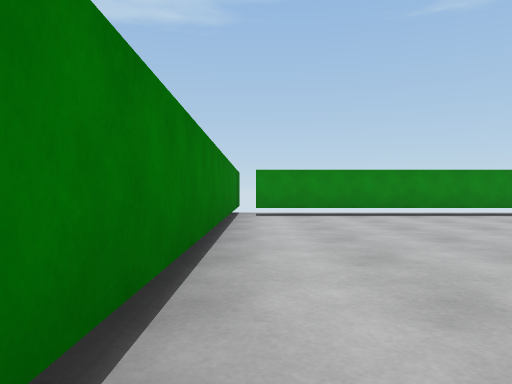
[1] (above)

23 first-person views from a walk through a scene from a Unity 3-D project. The camera is 0.62 m above the floor, looks level and sees 70° across. The floor is counted in squares, 1 m on a side. Each view is taken from the middle of a square. On the plan, view 1 faces up. The plan holds only what a view shows up to about 10 squares ahead; the rest is blank. The player character is not drawn.

[2]
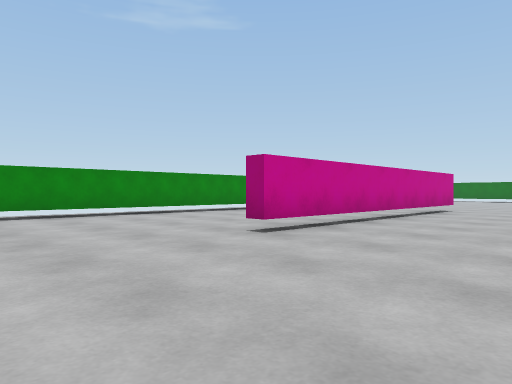

[3]
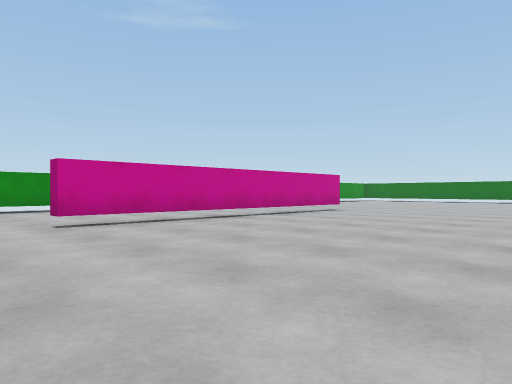

[4]
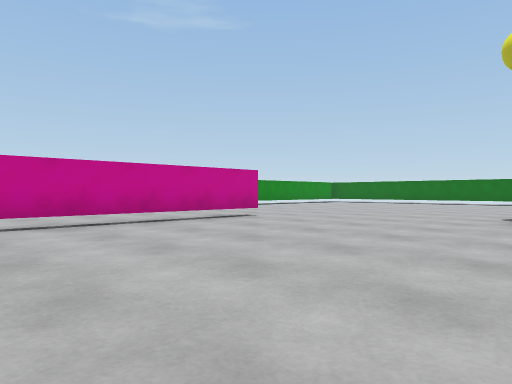

[5]
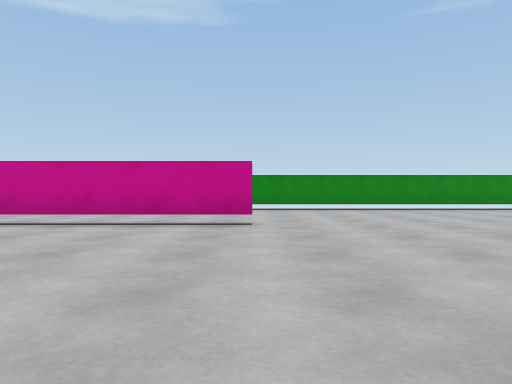

[6]
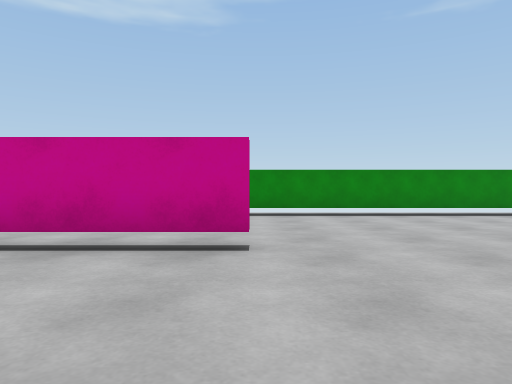

[7]
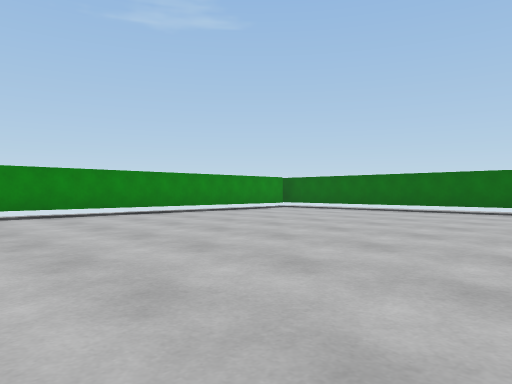

[8]
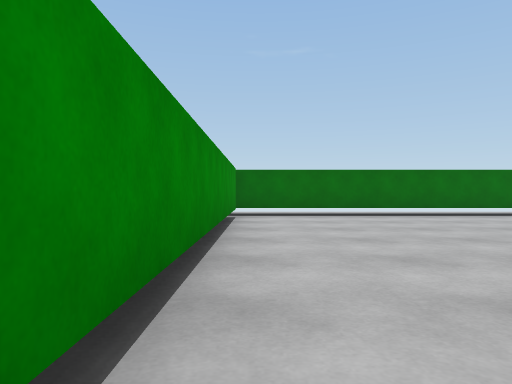

[9]
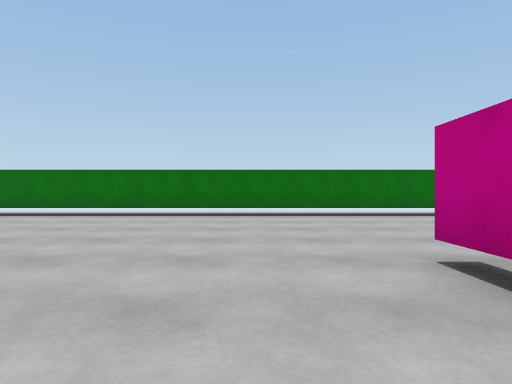

[10]
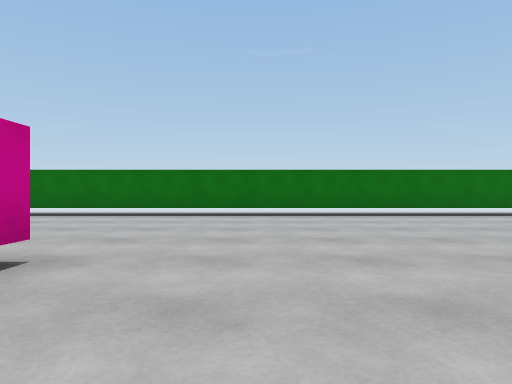

[11]
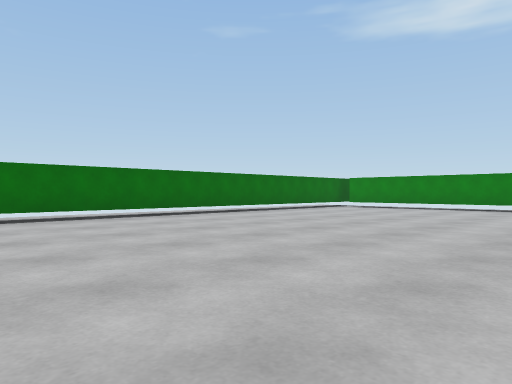

[12]
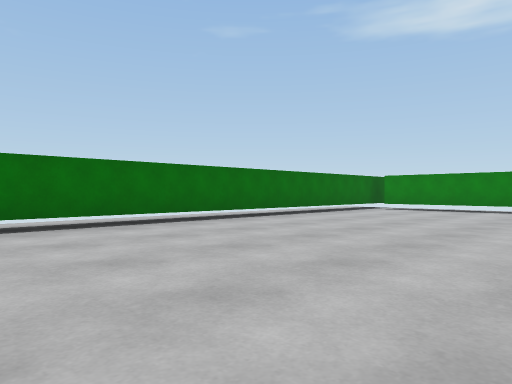

[13]
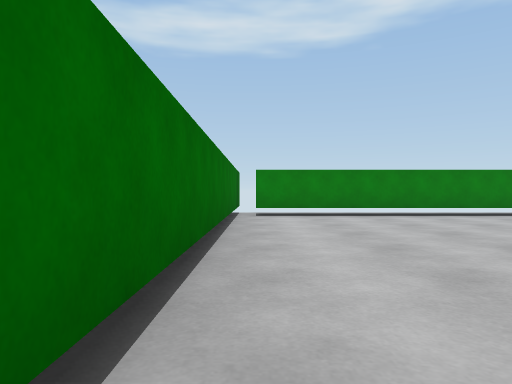

[14]
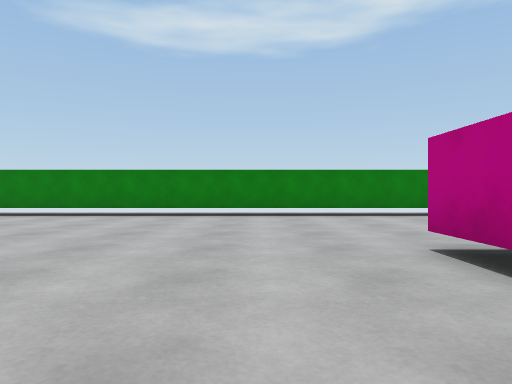

[15]
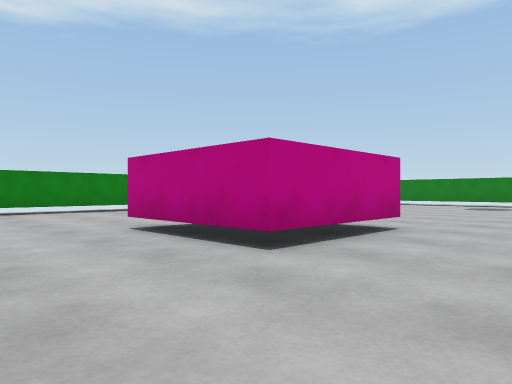

[16]
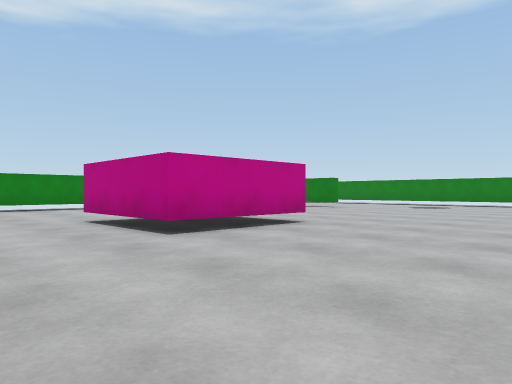

[17]
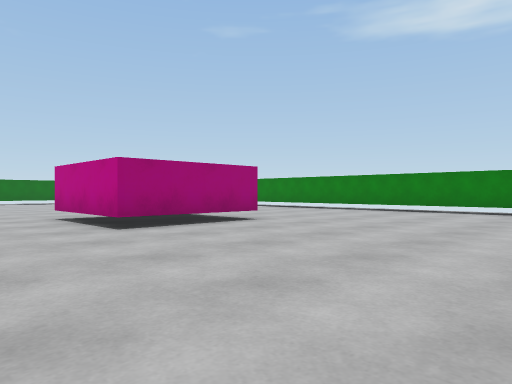

[18]
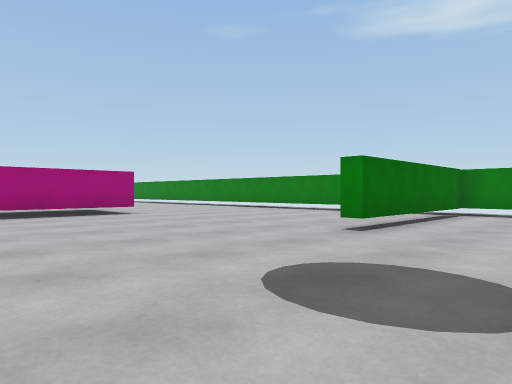

[19]
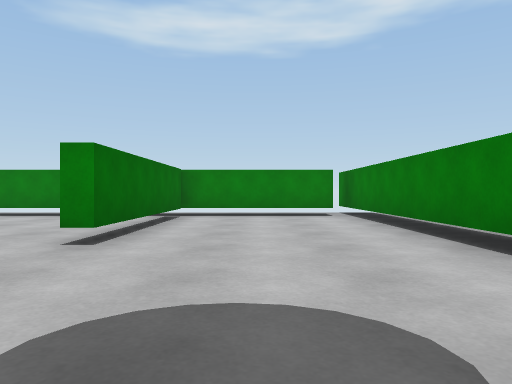

[20]
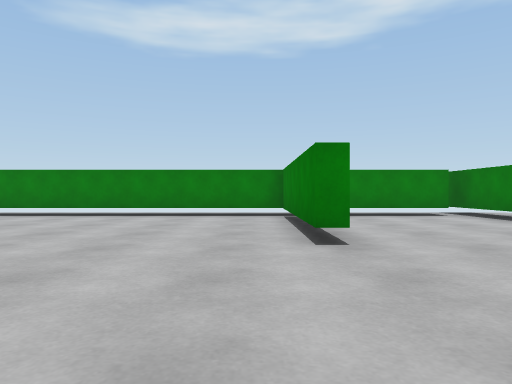

[21]
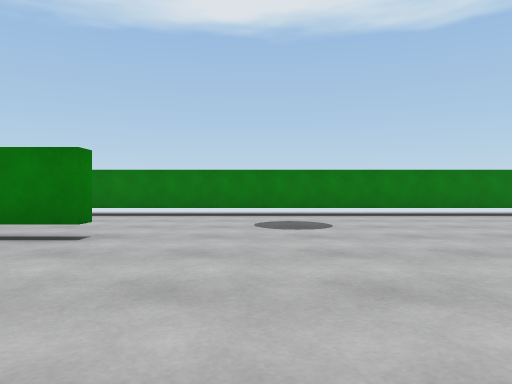

[22]
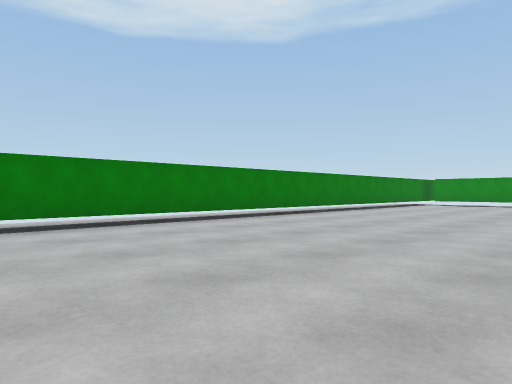

[23]
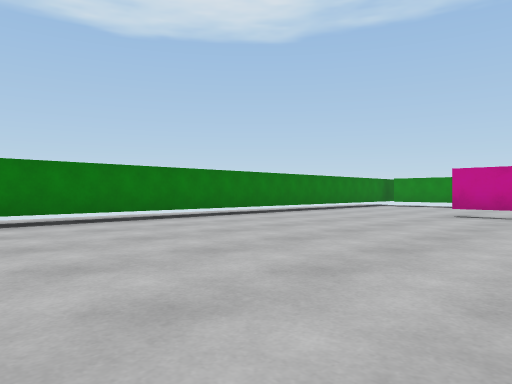

### Floor plan
Key: @ floor where view 1 was taken; # wall or solid block; x gap in a wall; . floor; T thing the floor can be seen under or through.
Columns run from 1 left of view 1 to 26 right of it. Each row starts with its distance up from view 1.
 10  x#######     ############x#
  9 #.......      .............#
  8 #.......      .............#
  7 #..........................#
  6 #..........................#
  5 #..........................#
  4 #.....TTTTTTTT.............#
  3 #..........................#
  2 #..........................#
  1 #..........................#
  0 #@.........................#
 -1 #..........................#
 -2 #...............   ##......#
 -3 #..........   .   .........#
 -4 #........      ............#
 -5 #........ .................#
 -6 #..........................#
 -7 #..........................#
 -8 #..........................#
 -9 #...........####...........#
-10 #...........#  #...........#
-11 #...........#  #...........#
-12 #...........#  #...........#
-13 #....#.....................#
-14 #....#....... .............#
-15 #....#......  .............#
-16 #....#.....................#
-17 #....#.....................#
-18 #x########################x

Where each view was taken, in squares from view 1:
view 1: 0 up, 0 right, facing up
view 2: 0 up, 0 right, facing up-right
view 3: 3 down, 2 right, facing up-right
view 4: 3 down, 6 right, facing up-right
view 5: 3 down, 13 right, facing up
view 6: 0 up, 13 right, facing up
view 7: 0 up, 14 right, facing up-right
view 8: 9 up, 16 right, facing right
view 9: 0 up, 16 right, facing right
view 10: 4 down, 16 right, facing right
view 11: 4 down, 17 right, facing down-right
view 12: 5 down, 19 right, facing down-right
view 13: 8 down, 25 right, facing down
view 14: 8 down, 16 right, facing down
view 15: 6 down, 17 right, facing down-left
view 16: 4 down, 17 right, facing down-left
view 17: 6 down, 5 right, facing down-right
view 18: 7 down, 1 right, facing down-right
view 19: 8 down, 2 right, facing down
view 20: 8 down, 5 right, facing down
view 21: 10 down, 9 right, facing left
view 22: 8 down, 6 right, facing up-left
view 23: 6 down, 7 right, facing up-left
